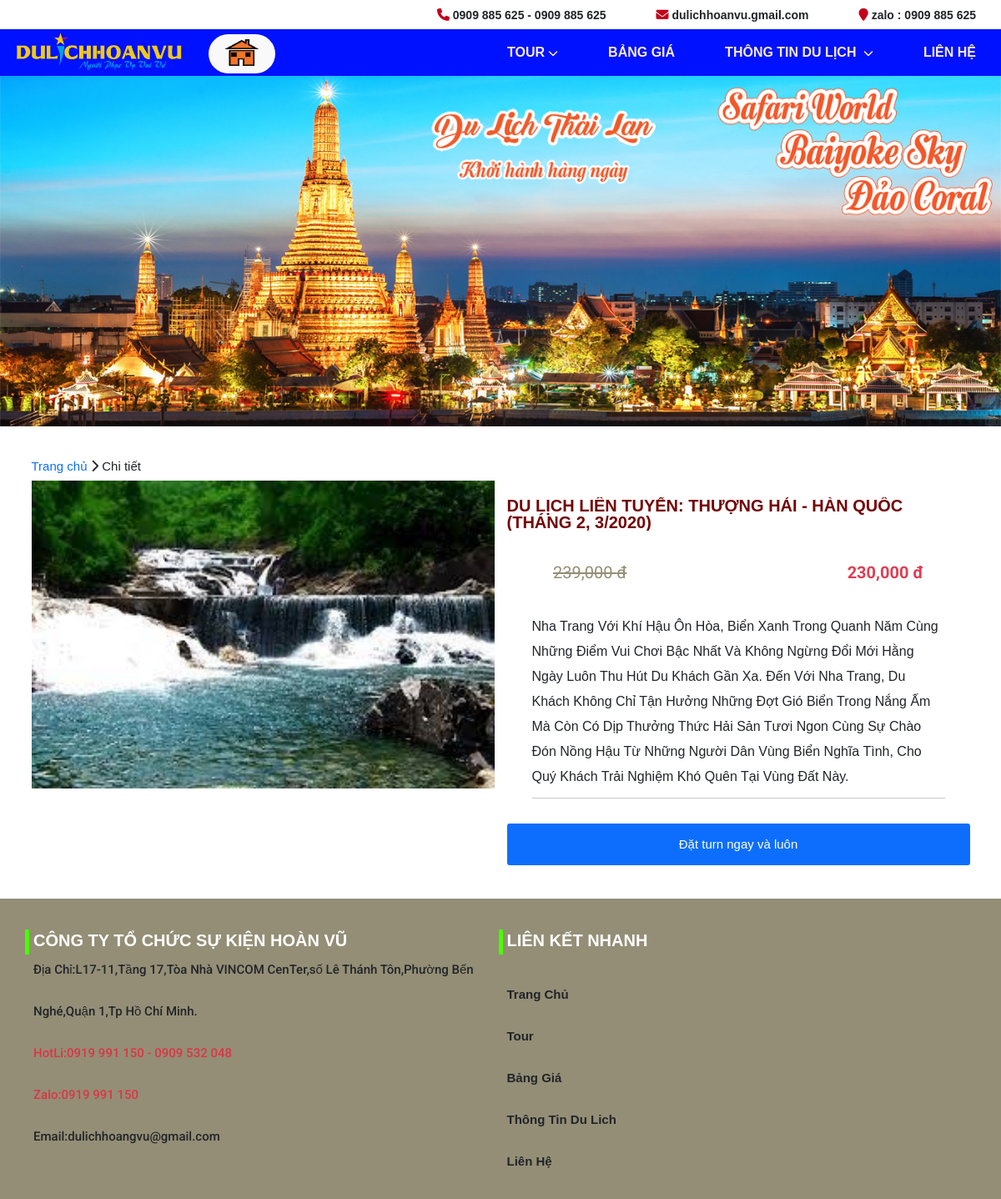
The page /chitiet.php?id=4 on the database its author committed.
### tables this page shows
CREATE TABLE `tbl_sanpham` (
  `sanpham_id` int(11) UNSIGNED NOT NULL,
  `category_id` int(11) UNSIGNED NOT NULL,
  `brand_id` int(11) UNSIGNED NOT NULL,
  `sanpham_name` varchar(255) NOT NULL,
  `sanpham_chitiet` text NOT NULL,
  `sanpham_gia` int(50) NOT NULL,
  `sanpham_giakhuyenmai` int(50) NOT NULL,
  `hinh` varchar(255) NOT NULL
);

### classes/product.php (called while the page is built, shortened)
<?php
    $filepath = realpath(dirname(__FILE__));
    include_once ($filepath. '/../lib/database.php');
?>
<?php
    class product {
        private $db;
        public function __construct() {
            $this->db = new Database();
        }
        public function getproduct($id){
            $query = "SELECT * FROM tbl_sanpham WHERE sanpham_id = '$id' LIMIT 1";
            $result = $this->db->select($query);
            return $result;
        }
    }
?>

### lib/database.php (called while the page is built, shortened)
<?php
class Database{
  public $host   = DB_HOST;
  public $user   = DB_USER;
  public $pass   = DB_PASS;
  public $dbname = DB_NAME;
  public $link;
private function connectDB(){
  $this -> link = new mysqli($this->host, $this->user, $this->pass, $this->dbname);
    mysqli_set_charset($this->link, 'UTF8');
}
public function select($query){
  $result = $this->link->query($query) or
  die($this->link->error.__LINE__);
  if($result->num_rows > 0){
    return $result;
  } else {
    return false;
  }
}
}
?>

### chitiet.php (the view)
<?php include 'inc/header.php' ?>
<?php
  if(isset($_GET['id']) && $_GET['id']!=NULL){
    $id = $_GET['id'];
  }else{
    header('Location:404.php');
  }
?>
<div class="clear40"></div>
<div class="container">
  <a href="./">Trang chủ</a> <i class="fa-solid fa-chevron-right"></i> Chi tiết
  <div class="clear10"></div>
  <div class="main">
    <?php
      $get_product_details = $product -> getproduct($id);
      if($get_product_details) {
        while($result = $get_product_details -> fetch_assoc()){
    ?>
    <div class="row">
      <div class="col-md-6 col-sm-12">
        <img src="./img/<?php echo $result['hinh'] ?>" alt="" width="100%">
      </div>
      <div class="col-md-6 col-sm-12">
        <h1 class="item-name chitiet"><?php echo $result['sanpham_name'] ?></h1>
        <div class="flex-bw flex-bw-wide">
          <p class="old-pri chitiet-gia">
            <?php echo number_format($result['sanpham_gia'])." đ" ; ?>
          </p>
          <p class="new-pri bold chitiet">
            <?php echo number_format($result['sanpham_giakhuyenmai'])." đ" ; ?>
          </p>
        </div>
        <div class="chitiet-main">
          <?php echo $result['sanpham_chitiet'] ?>
          <hr>
        </div>
        <input type="submit" class="btn btn-primary chitiet-sunmit" value="Đặt turn ngay và luôn">
      </div>
    </div>
    <?php } } ?>
  </div>
</div>
<div class="clear40"></div>
<?php include 'inc/footer.php' ?>

### css/style.css (style rules this page uses)
a { -moz-transition: all 0.3s; -ms-transition: all 0.3s; -o-transition: all 0.3s; transition: all 0.3s; -webkit-transition: all 0.3s; text-decoration: none; }
img { max-width: 100%; }
body { font-size: 15px; margin: 0; font-family: Arial, Helvetica, sans-serif !important; left: 0px; position: relative; overflow-x: hidden !important; text-rendering: optimizeLegibility; -webkit-font-smoothing: antialiased; }
body p { font-size: 15px; margin: 0; font-family: "Roboto", sans-serif; }
html { line-height: 1.6rem; box-sizing: border-box; font-size: 62.5%; font-family: Arial, Helvetica, sans-serif !important; }
.clear40 { clear: both; height: 40px; }
.clear10 { clear: both; height: 10px; }
.item-name { overflow: hidden; display: -webkit-box; -webkit-box-orient: vertical; -webkit-line-clamp: 2; line-height: 20px; height: 40px; text-transform: capitalize; color: #740303; }
.flex-bw { display: flex; align-items: center; justify-content: space-between; }
.flex-bw-wide { width: 80%; margin: 0 auto; }
.old-pri { font-size: 14px; text-decoration: line-through; color: #948e76; }
.new-pri { color: #dd3e53; }
.chitiet { font-size: 2rem; font-weight: bold; margin: 20px 0; }
.chitiet-gia { font-size: 2rem; }
.chitiet-main { font-size: 1.6rem; line-height: 30px; text-transform: capitalize; padding: 20px 30px; }
.chitiet-sunmit { height: 50px; width: 100%; font-size: 1.5rem; }

### rows shown on the page
tbl_sanpham: hinh (picture), sanpham_name "DU LỊCH LIÊN TUYẾN: THƯỢNG HẢI - HÀN QUỐC (THÁNG 2, 3/2020)", sanpham_gia "239,000", sanpham_giakhuyenmai "230,000", sanpham_chitiet "Nha Trang Với Khí Hậu Ôn Hòa, Biển Xanh Trong Quanh Năm Cùng Những Điểm Vui Chơi Bậc Nhất Và Không Ngừng Đổi Mới Hằng Ngày Luôn Thu Hút Du Khách Gần Xa. Đến Với Nha Trang, Du Khách Không Chỉ Tận Hưởng Những Đợt Gió Biển Trong Nắng Ấm Mà Còn Có Dịp Thưởng Thức Hải Sản Tươi Ngon Cùng Sự Chào Đón Nồng Hậu Từ Những Người Dân Vùng Biển Nghĩa Tình, Cho Quý Khách Trải Nghiệm Khó Quên Tại Vùng Đất Này."
